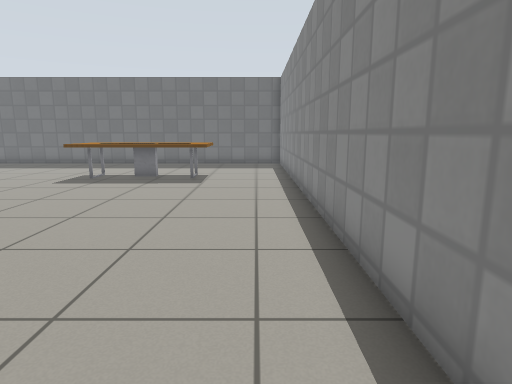
view 1 (above)

16 first-person views from a walk through a world built for the Gazebo simulator. The camera is 0.9 m above the floor, tilts 10° down and sees 75° across. The floor is counted in squares, 0.5 m on a side. Each view is taken from the middle of a square. On the plan, view 1 faces up. The plan holds only what a view shows up to about 17 squares ahead; the rest is blank. Gazebo's built-in surfaces are drawn with simple patterns.

view 2
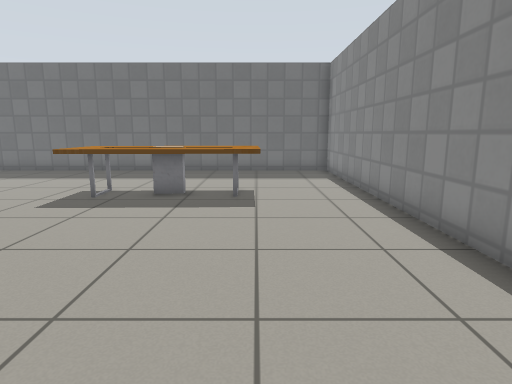

view 3
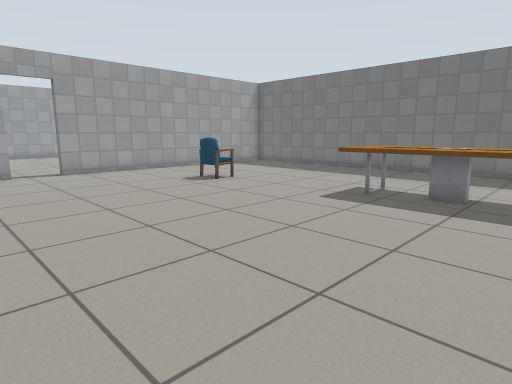

view 4
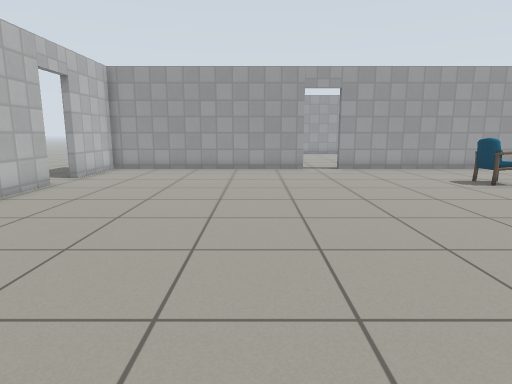

view 5
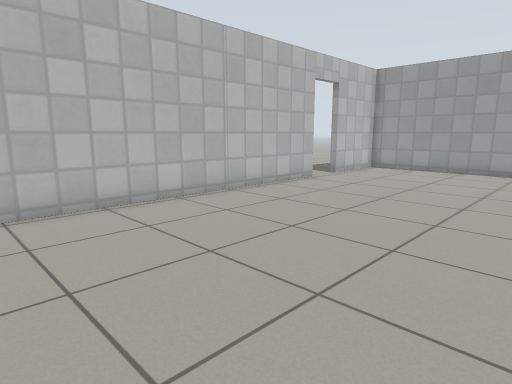

view 6
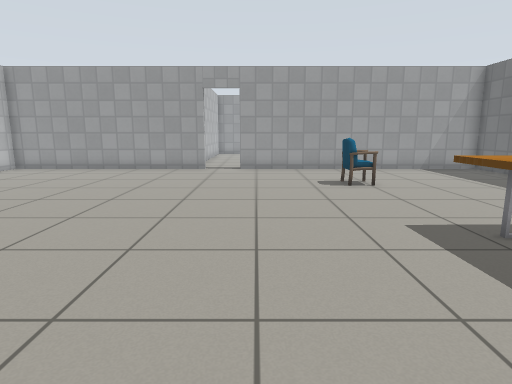

view 7
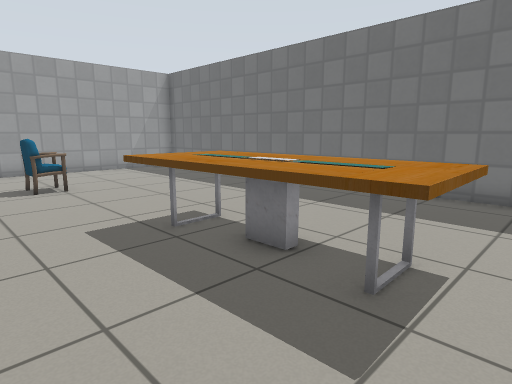

view 8
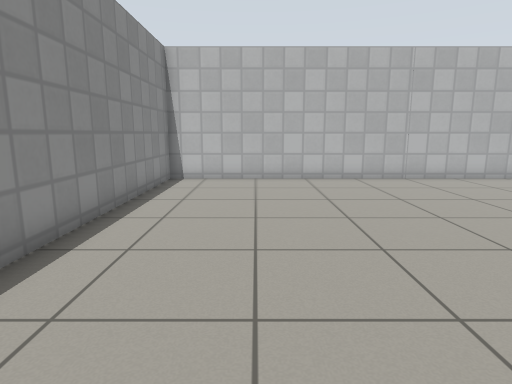

view 9
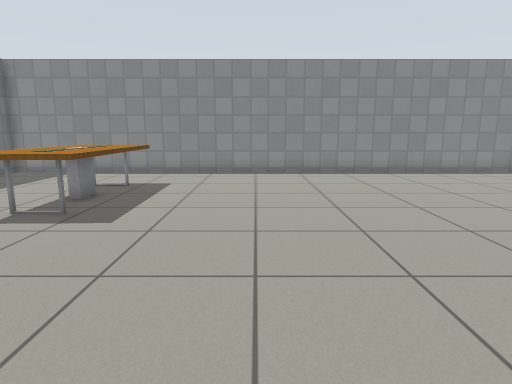

view 10
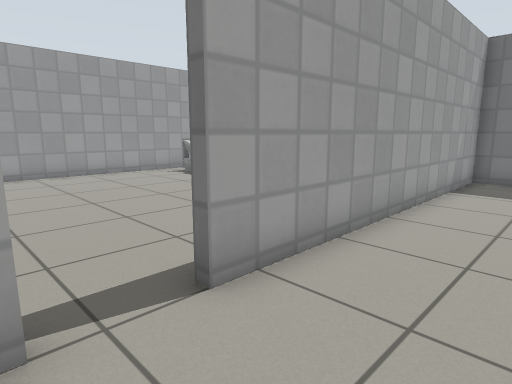

view 11
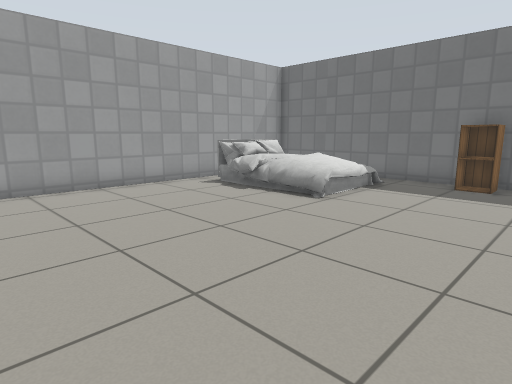

view 12
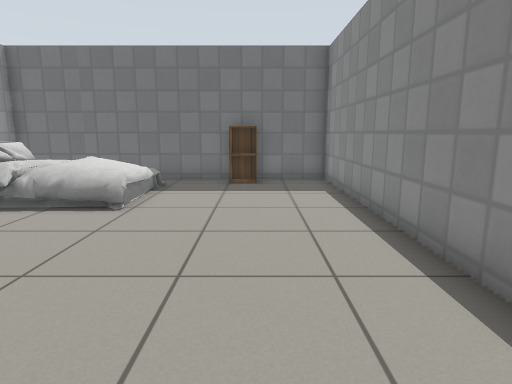

view 13
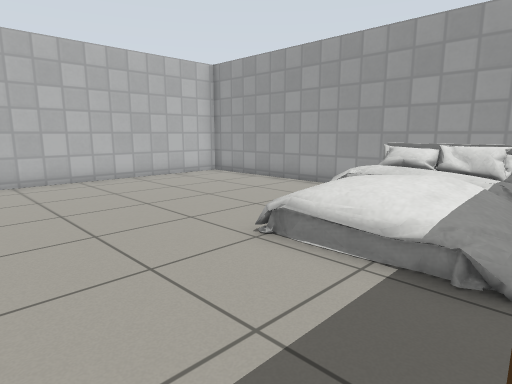

view 14
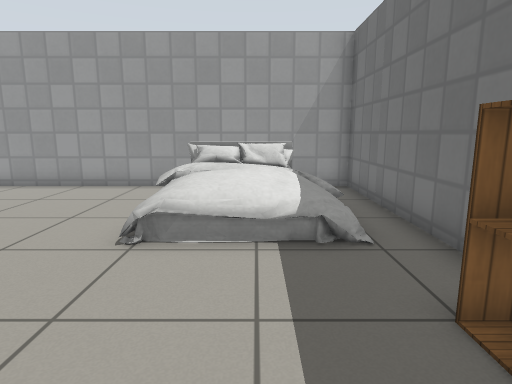

view 15
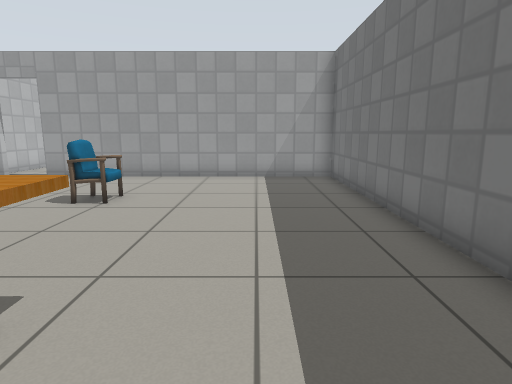

view 16
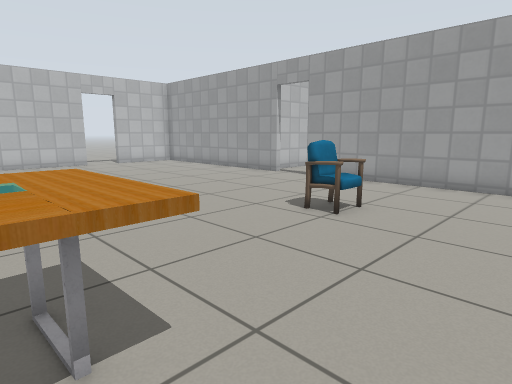

### Floor plan
Ten units are one square. View 1 is at (0, 0); x grows to the right and y downward. Boxes are objects, and circles mark ways between rooms. Rooms are numbered by the first view taken in them; rooms with no view inside come last. Other rooms are left out.
<svg viewBox="-309 -206 328 246">
<path fill="none" stroke="#000" d="M-180 -64 -180 33 -145 33M-127 33 14 33 14 -201 -180 -201 -180 -82M-183 -102 -183 -201 -304 -201 -304 -58 -190 -58"/>
<rect x="-145" y="-135" width="30" height="20" fill="#bbb"><title>chair</title></rect>
<rect x="-75" y="-155" width="60" height="30" fill="#bbb"><title>table</title></rect>
<rect x="-295" y="-195" width="60" height="50" fill="#bbb"><title>bed</title></rect>
<rect x="-225" y="-195" width="20" height="10" fill="#bbb"><title>cabinet</title></rect>
<circle cx="-180" cy="-75" r="3" fill="#2a7"/>
<text x="-90" y="-90">1</text>
<text x="-240" y="-130">2</text>
</svg>
Room 1 opens to room 2.

Where each view was taken, in squares from view 1:
view 1: 0 up, 0 right, facing up
view 2: 4 up, 2 left, facing up
view 3: 4 up, 2 left, facing up-left
view 4: 4 up, 1 left, facing left
view 5: 5 up, 1 left, facing down-left
view 6: 9 up, 1 left, facing left
view 7: 10 up, 1 left, facing up-left
view 8: 10 up, 2 left, facing down
view 9: 9 up, 14 left, facing right
view 10: 6 up, 15 left, facing up-left
view 11: 7 up, 19 left, facing up-left
view 12: 7 up, 21 left, facing up
view 13: 19 up, 20 left, facing down-left
view 14: 17 up, 19 left, facing left
view 15: 17 up, 4 left, facing left
view 16: 17 up, 6 left, facing down-left
